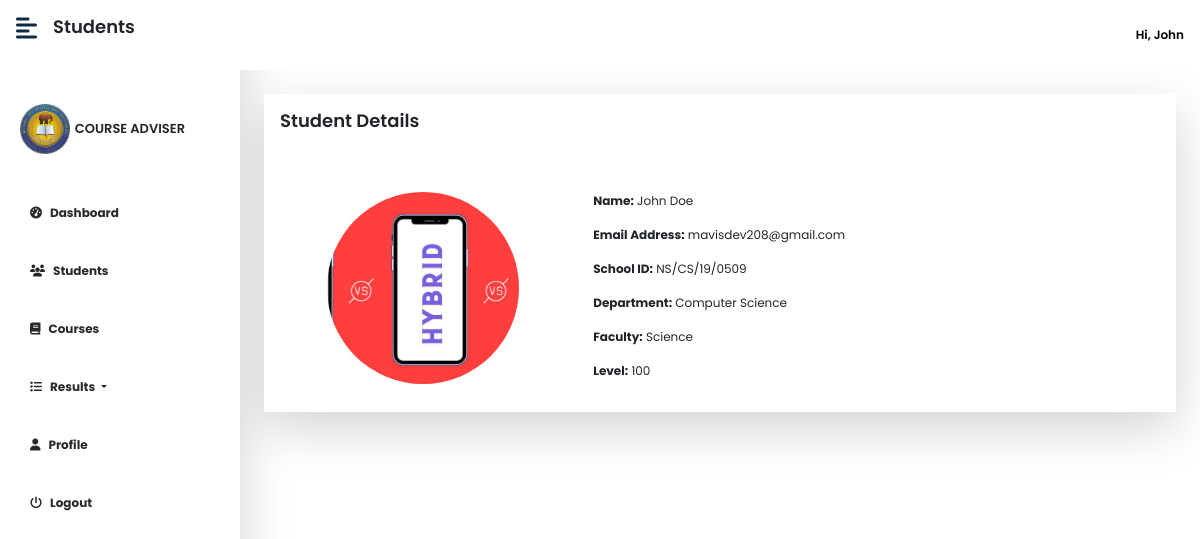
Screenshot of /course_adviser/view/viewstudent?id=93 (signed in) with the database file from the repository.
### tables this page shows
CREATE TABLE `course_advisor_tb` (
  `id` int(11) NOT NULL,
  `fname` text NOT NULL,
  `lname` text NOT NULL,
  `email` varchar(250) NOT NULL,
  `school_id` varchar(100) DEFAULT NULL,
  `faculty` varchar(200) NOT NULL,
  `password` longtext NOT NULL,
  `image` text DEFAULT NULL,
  `date` timestamp NOT NULL DEFAULT current_timestamp() ON UPDATE current_timestamp()
);

CREATE TABLE `students_tb` (
  `id` int(11) NOT NULL,
  `fname` text NOT NULL,
  `lname` text NOT NULL,
  `email` varchar(200) NOT NULL,
  `school_id` varchar(100) NOT NULL,
  `level` int(11) NOT NULL,
  `faculty` varchar(200) DEFAULT NULL,
  `dept` varchar(200) DEFAULT NULL,
  `image` text DEFAULT NULL,
  `password` longtext NOT NULL,
  `date` timestamp NOT NULL DEFAULT current_timestamp() ON UPDATE current_timestamp()
);

### course_adviser/view/viewstudent.php (the view, shortened to what this page needs)
<?php
if(isset($_SESSION['courseAdvisorID']) && isset($_GET['id'])) {
    require '../../configs/dbh.inc.php';
?>
<!DOCTYPE html>
<html lang="en">
<head>
    <?php include '../../includes/links&scripts.php'; ?>
</head>
<body >
<div class="d-flex" id="wrapper">
        <?php include 'includes/sidebar.php';?>
        <div id="page-content-wrapper">
        <nav class="navbar navbar-expand-lg navbar-light d-flex bg-white  fixed-top py-3 px-3" style="justify-content:space-between;">
               <div class="d-flex">
                    <div><i class="fas fa-align-left fs-4 me-3" style="color:#0d2a45ff;" id="menu-toggle"></i></div>
                    <div><p class="display-6" style="font-size: large;font-weight:600;">Students</p></div>
               </div>
               <?php include 'includes/cousrseadvisornavbar.php';?>
            <div class="container-fluid px-4 py-4">
                <div class=" mt-3 shadow-lg" style="overflow:hidden">
                        <div class="p-3 bg-white">
                                <?php
                                    $id = mysqli_real_escape_string($con, $_GET['id']);
                                    $sql = "SELECT id, fname, lname, image, email, school_id, dept, faculty, level FROM students_tb WHERE id = '{$id}'";
                                    $result = mysqli_query($con, $sql);
                                    $row = mysqli_fetch_assoc($result);
                                ?>
                                <p class="display-6 mb-4" style="font-size:large;font-weight:600;">Student Details</p><br><br>
                                <div class="flexbox">
                                    <div class="d-50">
                                        <center>
                                    <div class="passport-photo">
                                        <img src="../../uploads/students/<?php if($row['image'] === null) { echo 'default_img.jpg';} else { echo $row['image'];}?>" alt="student_img" style="border-radius:50%;">
                                    </div>
                                    </center>
                                    </div>
                                    <div class="d-50 container">
                                        <p><b>Name:</b> <?php echo $row['fname'] . ' ' . $row['lname'];?></p>
                                        <p><b>Email Address:</b> <?php echo $row['email'];?></p>
                                        <p><b>School ID:</b> <?php echo strtoupper($row['school_id']);?></p>
                                        <p><b>Department:</b> <?php echo $row['dept'];?></p>
                                        <p><b>Faculty:</b> <?php echo $row['faculty'];?></p>
                                        <p><b>Level:</b> <?php echo $row['level'];?></p>
                                    </div>
                                </div>
                            </div>
                        </div>
                    </div>
                </div>
            </div>
</body>
</html>
<?php } else {
    header('Location: index');
}
?>

### course_adviser/view/includes/cousrseadvisornavbar.php (shortened to what this page needs)
<?php
    $id = $_SESSION['courseAdvisorID'];
    $sql = "SELECT id, faculty, image, fname, lname, school_id, email FROM course_advisor_tb WHERE id = '{$id}'";
    $result = mysqli_query($con, $sql);
    $row = mysqli_fetch_assoc($result);
?>
<div class="d-flex" style="gap:1rem;align-items:center;">
                    <div>
                    <div class="dropdown">
                        <button id="dropbtn" onclick="dropdownFunction()" class="bg-white" style="font-weight:600"><i class="fa fa-user-o" style="font-size:large;"  ></i> Hi, <?php echo $row['fname'];?></button>
                    </div>
               </div>
            </nav>
            <br><br><br>

### assets/css/dashboard.css (style rules this page uses)
:root { --main-bg-color: #009d63!important; --main-text-color: #009d63!important; --second-text-color: #ffffff!important; --second-bg-color: #ffffff!important; }
#wrapper { overflow-x: hidden!important; background: #fff!important; }
#page-content-wrapper { min-width: 100vw!important; overflow-y: scroll!important; height: 100vh!important; }
#menu-toggle { cursor: pointer!important; }
@media (min-width: 768px) { #page-content-wrapper { min-width: 0!important; width: 100%!important; } }

### assets/css/main.css (style rules this page uses)
* { box-sizing: border-box; margin: 0; }
body { font-family: "Poppins", Sans-serif !important; transition: .5s; background-color: #fff !important; font-size: 12px !important; }
.passport-photo { width: 2in; height: 2in; overflow: hidden; border-radius: 0px; }
.passport-photo img { width: 100%; height: 100%; object-fit: cover; }
#dropbtn { padding: 0px; border: none; cursor: pointer; }
.dropdown { float: right; position: relative; display: inline-block; }
.flexbox { display:flex; width:100%; gap: 1rem; }
.d-50 { width:50%; }

### rows the page displays
course_advisor_tb: fname "John"
students_tb: image (picture), fname "John", lname "Doe", email "mavisdev208@gmail.com", school "NS/CS/19/0509", dept "Computer Science", faculty "Science", level "100"
